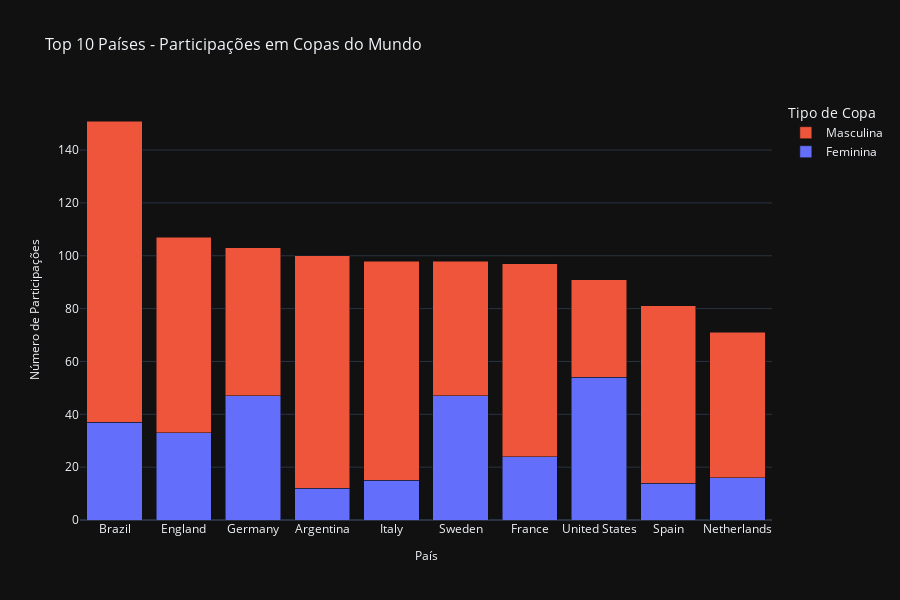

Notebook code for this chart:
### Code cell
#### solução com plotly
fig = go.Figure()
for col in pivot_top10.columns:
    fig.add_trace(go.Bar(
        name=col,
        x=pivot_top10.index,
        y=pivot_top10[col],
    ))

fig.update_layout(
    barmode='stack',
    title='Top 10 Países - Participações em Copas do Mundo',
    xaxis_title='País',
    yaxis_title='Número de Participações',
    title_font_size=16,
    xaxis_title_font_size=12,
    yaxis_title_font_size=12,
    height=600,
    legend_title='Tipo de Copa'
)
fig.show()

### Figure 1 — Plotly figure (JSON) as saved in the notebook; plotly's stock layout.template omitted (floating-point values rounded to 4 significant figures)
{"data": [{"name": "Feminina", "type": "bar", "x": ["Brazil", "England", "Germany", "Argentina", "Italy", "Sweden", "France", "United States", "Spain", "Netherlands"], "y": [37.0, 33.0, 47.0, 12.0, 15.0, 47.0, 24.0, 54.0, 14.0, 16.0]}, {"name": "Masculina", "type": "bar", "x": ["Brazil", "England", "Germany", "Argentina", "Italy", "Sweden", "France", "United States", "Spain", "Netherlands"], "y": [114.0, 74.0, 56.0, 88.0, 83.0, 51.0, 73.0, 37.0, 67.0, 55.0]}], "layout": {"barmode": "stack", "height": 600, "legend": {"title": {"text": "Tipo de Copa"}}, "title": {"font": {"size": 16}, "text": "Top 10 Países - Participações em Copas do Mundo"}, "xaxis": {"title": {"font": {"size": 12}, "text": "País"}}, "yaxis": {"title": {"font": {"size": 12}, "text": "Número de Participações"}}}}
